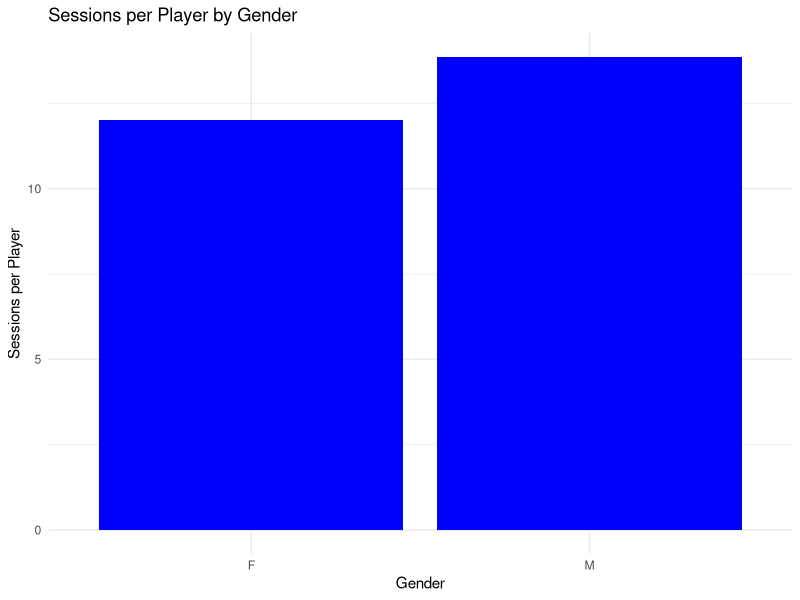
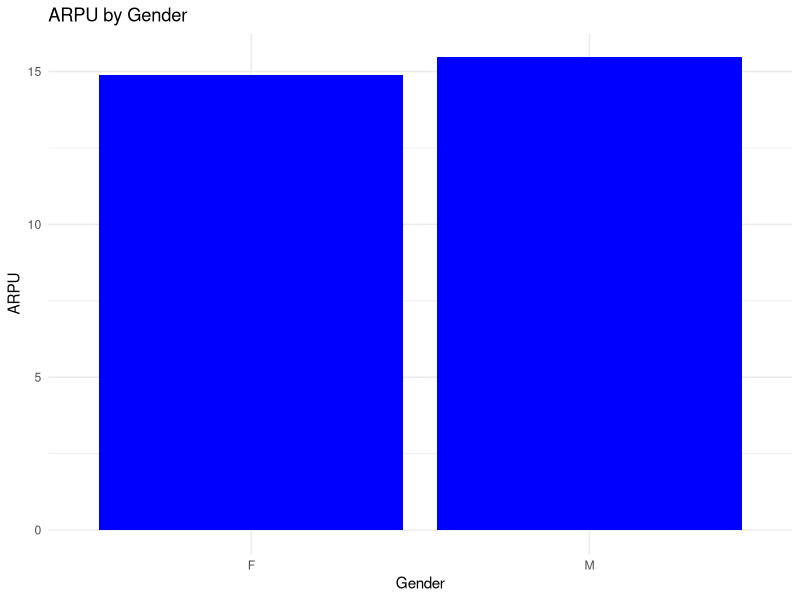

Reproduce these figures in R, in order.
## ---- chunk 1
library(ggplot2)

gender <- read.csv("KPIsperGender.csv")

ggplot(gender, aes(x = Gender, y = SessionsPerPlayer)) +
  geom_col(fill = "blue") +
  labs(title = "Sessions per Player by Gender", x = "Gender", y = "Sessions per Player") +
  theme_minimal()

ggplot(gender, aes(x = Gender, y = ARPU)) +
  geom_col(fill = "blue") +
  labs(title = "ARPU by Gender", x = "Gender", y = "ARPU") +
  theme_minimal()
